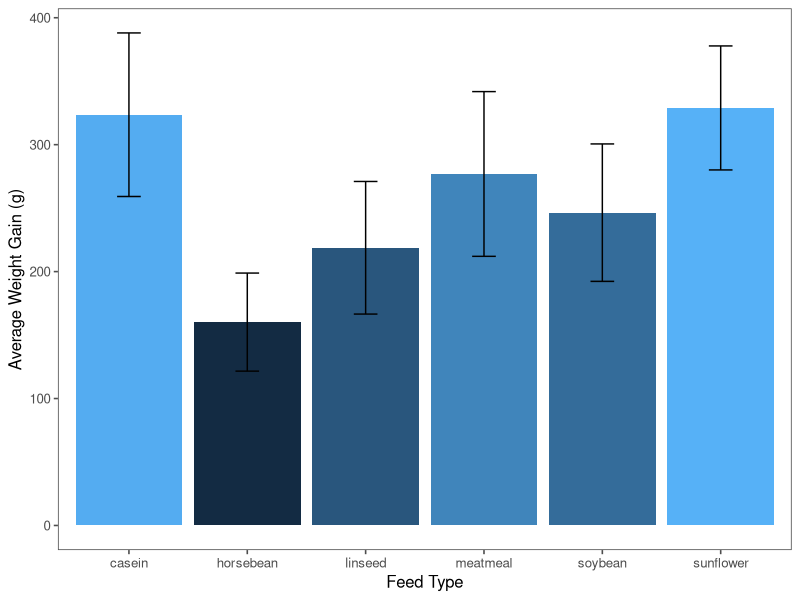
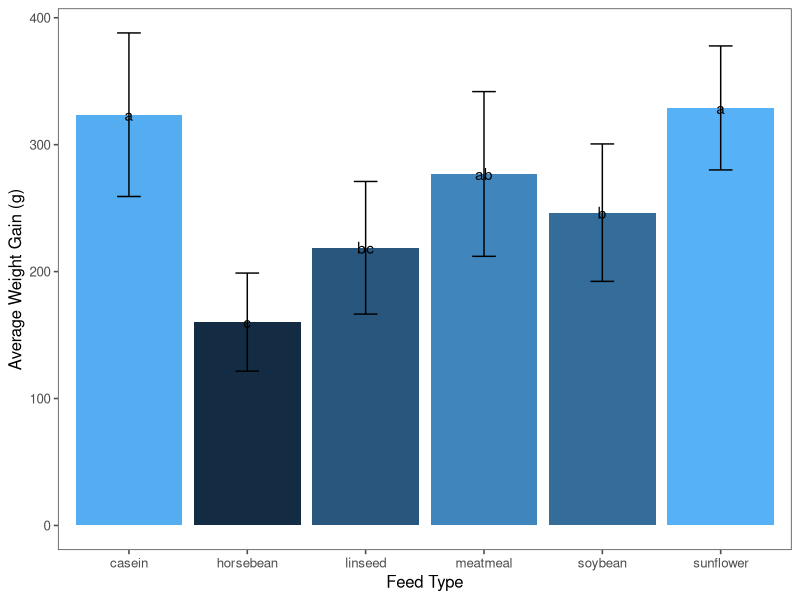
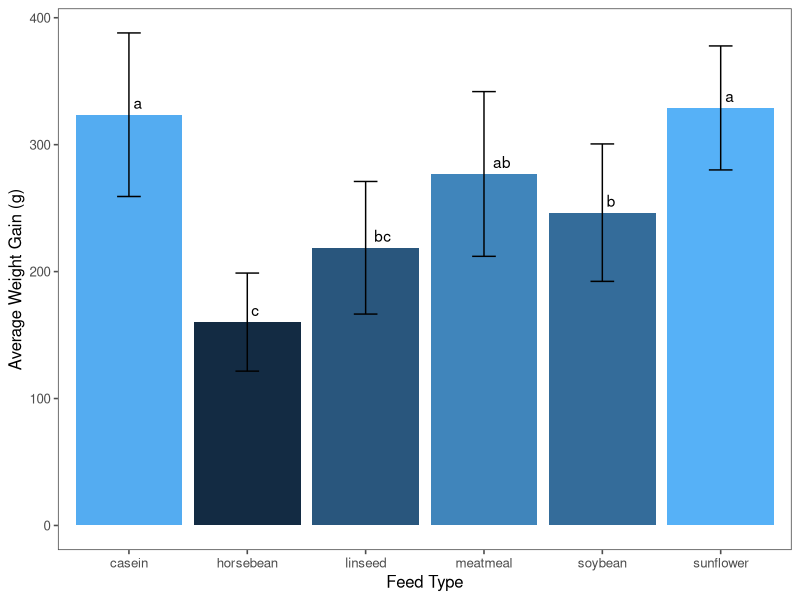
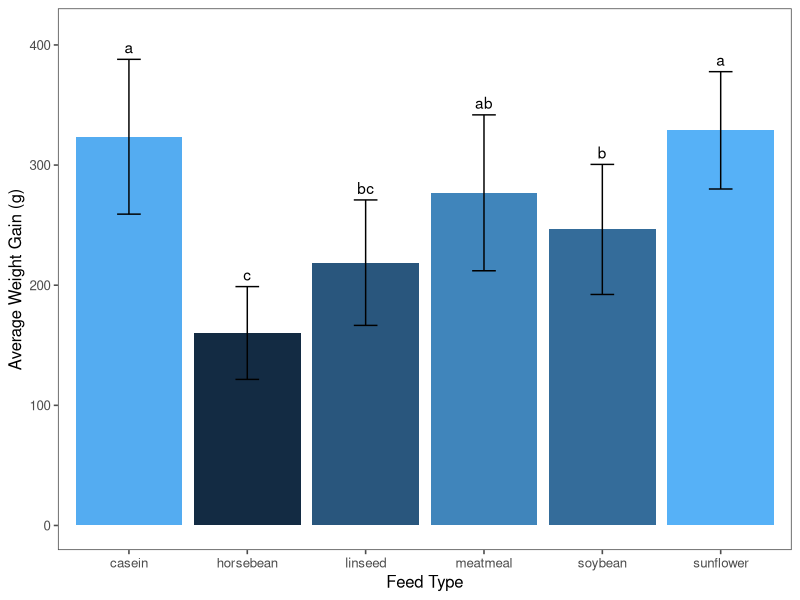
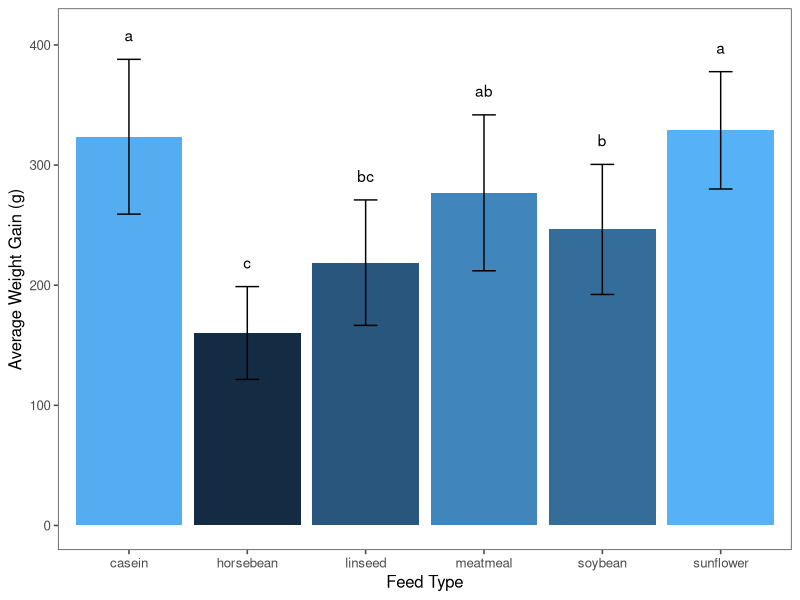
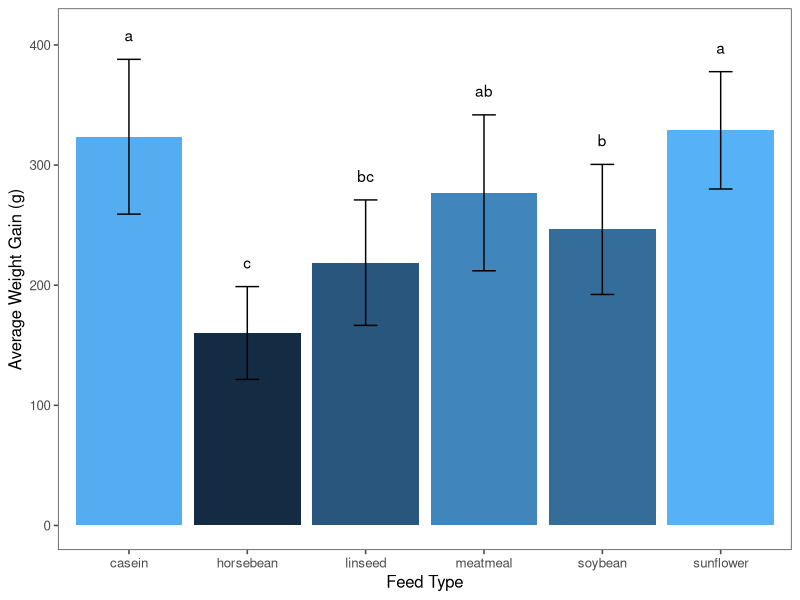

Here is the R script that generated these plots, in order:
# loading the appropriate libraries
library(ggplot2)
library(ggthemes)
library(multcompView)
library(dplyr)
#______________________________________________________________________________________________________#
#Data analysis and table with the with the mean, 
#the standard deviation and the compact letter display
## The first step is to perform the analysis of variance, mostly known as ANOVA, using the aov function.
#Then the means comparison by Tukey’s test can be run on the object resulting from the analysis of variance.
#The use of letters to indicate significant differences in pairwise comparisons is called compact letter display,
#and can simplify the visualisation and discussion of significant differences among means. We are going to use the 
#multcompLetters4 function from the multcompView package. The arguments are the object from an aov function and the object from the TukeyHSD function.
#Finally, we are going to build a table with the mean, the standard deviation and the letters for each treatment (feed). 
#The data in this table will be use to build the barplot.
#________________________________________________________________________________________________________#
# analysis of variance
anova <- aov(weight ~ feed, data = chickwts)

# Tukey's test
tukey <- TukeyHSD(anova)

# compact letter display
cld <- multcompLetters4(anova, tukey)

# table with factors and 3rd quantile
dt <- group_by(chickwts, feed) %>%
  summarise(w=mean(weight), sd = sd(weight)) %>%
  arrange(desc(w))

# extracting the compact letter display and adding to the Tk table
cld <- as.data.frame.list(cld$feed)
dt$cld <- cld$Letters

print(dt)
# Barplot with error bars
ggplot(dt, aes(feed, w)) + 
  geom_bar(stat = "identity", aes(fill = w), show.legend = FALSE) +
  geom_errorbar(aes(ymin = w-sd, ymax=w+sd), width = 0.2) +
  labs(x = "Feed Type", y = "Average Weight Gain (g)") +
  theme_few()
#Adding the letters indicating significant differences
ggplot(dt, aes(feed, w)) + 
  geom_bar(stat = "identity", aes(fill = w), show.legend = FALSE) +
  geom_errorbar(aes(ymin = w-sd, ymax=w+sd), width = 0.2) +
  labs(x = "Feed Type", y = "Average Weight Gain (g)") +
  geom_text(aes(label = cld)) +
  theme_few()
# Letter’s position: just above the bars and beside the error bars
ggplot(dt, aes(feed, w)) + 
  geom_bar(stat = "identity", aes(fill = w), show.legend = FALSE) +
  geom_errorbar(aes(ymin = w-sd, ymax=w+sd), width = 0.2) +
  labs(x = "Feed Type", y = "Average Weight Gain (g)") +
  geom_text(aes(label = cld), vjust = -0.5, hjust = -0.5) +
  theme_few()
# Letter’s position: just above the error bars
ggplot(dt, aes(feed, w)) + 
  geom_bar(stat = "identity", aes(fill = w), show.legend = FALSE) +
  geom_errorbar(aes(ymin = w-sd, ymax=w+sd), width = 0.2) +
  labs(x = "Feed Type", y = "Average Weight Gain (g)") +
  geom_text(aes(label = cld, y = w + sd), vjust = -0.5) +
  ylim(0,410) +
  theme_few()
# Method 2
ggplot(dt, aes(feed, w)) + 
  geom_bar(stat = "identity", aes(fill = w), show.legend = FALSE) +
  geom_errorbar(aes(ymin = w-sd, ymax=w+sd), width = 0.2) +
  labs(x = "Feed Type", y = "Average Weight Gain (g)") +
  geom_text(aes(label = cld, y = w + sd + 20)) +
  ylim(0,410) +
  theme_few()
ggsave("barplot.png", width = 4.2, height = 3, dpi = 1000)# could not find Copyggplot, install
